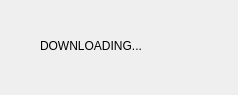
<?xml version="1.0" encoding="UTF-8"?>
<ui version="4.0">
 <class>FormDownload</class>
 <widget class="QDialog" name="FormDownload">
  <property name="geometry">
   <rect>
    <x>0</x>
    <y>0</y>
    <width>238</width>
    <height>95</height>
   </rect>
  </property>
  <property name="windowTitle">
   <string>Please wait</string>
  </property>
  <property name="autoFillBackground">
   <bool>true</bool>
  </property>
  <widget class="QLabel" name="mainLabel">
   <property name="enabled">
    <bool>true</bool>
   </property>
   <property name="geometry">
    <rect>
     <x>40</x>
     <y>20</y>
     <width>161</width>
     <height>51</height>
    </rect>
   </property>
   <property name="text">
    <string>DOWNLOADING...</string>
   </property>
  </widget>
 </widget>
 <resources/>
 <connections/>
</ui>
